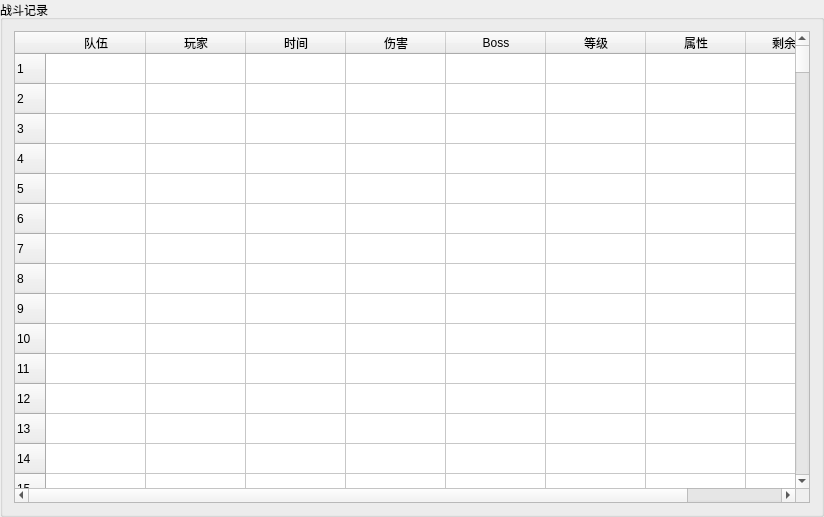
<?xml version="1.0" encoding="UTF-8"?>
<ui version="4.0">
 <class>GroupBox</class>
 <widget class="QGroupBox" name="GroupBox">
  <property name="geometry">
   <rect>
    <x>0</x>
    <y>0</y>
    <width>824</width>
    <height>517</height>
   </rect>
  </property>
  <property name="windowTitle">
   <string>GroupBox</string>
  </property>
  <property name="title">
   <string>战斗记录</string>
  </property>
  <layout class="QHBoxLayout" name="horizontalLayout">
   <item>
    <widget class="QTableWidget" name="table_battle_reports">
     <property name="rowCount">
      <number>1350</number>
     </property>
     <row/>
     <row/>
     <row/>
     <row/>
     <row/>
     <row/>
     <row/>
     <row/>
     <row/>
     <row/>
     <row/>
     <row/>
     <row/>
     <row/>
     <row/>
     <row/>
     <row/>
     <row/>
     <row/>
     <row/>
     <row/>
     <row/>
     <row/>
     <row/>
     <row/>
     <row/>
     <row/>
     <row/>
     <row/>
     <row/>
     <row/>
     <row/>
     <row/>
     <row/>
     <row/>
     <row/>
     <row/>
     <row/>
     <row/>
     <row/>
     <row/>
     <row/>
     <row/>
     <row/>
     <row/>
     <row/>
     <row/>
     <row/>
     <row/>
     <row/>
     <row/>
     <row/>
     <row/>
     <row/>
     <row/>
     <row/>
     <row/>
     <row/>
     <row/>
     <row/>
     <row/>
     <row/>
     <row/>
     <row/>
     <row/>
     <row/>
     <row/>
     <row/>
     <row/>
     <row/>
     <row/>
     <row/>
     <row/>
     <row/>
     <row/>
     <row/>
     <row/>
     <row/>
     <row/>
     <row/>
     <row/>
     <row/>
     <row/>
     <row/>
     <row/>
     <row/>
     <row/>
     <row/>
     <row/>
     <row/>
     <row/>
     <row/>
     <row/>
     <row/>
     <row/>
     <row/>
     <row/>
     <row/>
     <row/>
     <row/>
     <row/>
     <row/>
     <row/>
     <row/>
     <row/>
     <row/>
     <row/>
     <row/>
     <row/>
     <row/>
     <row/>
     <row/>
     <row/>
     <row/>
     <row/>
     <row/>
     <row/>
     <row/>
     <row/>
     <row/>
     <row/>
     <row/>
     <row/>
     <row/>
     <row/>
     <row/>
     <row/>
     <row/>
     <row/>
     <row/>
     <row/>
     <row/>
     <row/>
     <row/>
     <row/>
     <row/>
     <row/>
     <row/>
     <row/>
     <row/>
     <row/>
     <row/>
     <row/>
     <row/>
     <row/>
     <row/>
     <row/>
     <row/>
     <row/>
     <row/>
     <row/>
     <row/>
     <row/>
     <row/>
     <row/>
     <row/>
     <row/>
     <row/>
     <row/>
     <row/>
     <row/>
     <row/>
     <row/>
     <row/>
     <row/>
     <row/>
     <row/>
     <row/>
     <row/>
     <row/>
     <row/>
     <row/>
     <row/>
     <row/>
     <row/>
     <row/>
     <row/>
     <row/>
     <row/>
     <row/>
     <row/>
     <row/>
     <row/>
     <row/>
     <row/>
     <row/>
     <row/>
     <row/>
     <row/>
     <row/>
     <row/>
     <row/>
     <row/>
     <row/>
     <row/>
     <row/>
     <row/>
     <row/>
     <row/>
     <row/>
     <row/>
     <row/>
     <row/>
     <row/>
     <row/>
     <row/>
     <row/>
     <row/>
     <row/>
     <row/>
     <row/>
     <row/>
     <row/>
     <row/>
     <row/>
     <row/>
     <row/>
     <row/>
     <row/>
     <row/>
     <row/>
     <row/>
     <row/>
     <row/>
     <row/>
     <row/>
     <row/>
     <row/>
     <row/>
     <row/>
     <row/>
     <row/>
     <row/>
     <row/>
     <row/>
     <row/>
     <row/>
     <row/>
     <row/>
     <row/>
     <row/>
     <row/>
     <row/>
     <row/>
     <row/>
     <row/>
     <row/>
     <row/>
     <row/>
     <row/>
     <row/>
     <row/>
     <row/>
     <row/>
     <row/>
     <row/>
     <row/>
     <row/>
     <row/>
     <row/>
     <row/>
     <row/>
     <row/>
     <row/>
     <row/>
     <row/>
     <row/>
     <row/>
     <row/>
     <row/>
     <row/>
     <row/>
     <row/>
     <row/>
     <row/>
     <row/>
     <row/>
     <row/>
     <row/>
     <row/>
     <row/>
     <row/>
     <row/>
     <row/>
     <row/>
     <row/>
     <row/>
     <row/>
     <row/>
     <row/>
     <row/>
     <row/>
     <row/>
     <row/>
     <row/>
     <row/>
     <row/>
     <row/>
     <row/>
     <row/>
     <row/>
     <row/>
     <row/>
     <row/>
     <row/>
     <row/>
     <row/>
     <row/>
     <row/>
     <row/>
     <row/>
     <row/>
     <row/>
     <row/>
     <row/>
     <row/>
     <row/>
     <row/>
     <row/>
     <row/>
     <row/>
     <row/>
     <row/>
     <row/>
     <row/>
     <row/>
     <row/>
     <row/>
     <row/>
     <row/>
     <row/>
     <row/>
     <row/>
     <row/>
     <row/>
     <row/>
     <row/>
     <row/>
     <row/>
     <row/>
     <row/>
     <row/>
     <row/>
     <row/>
     <row/>
     <row/>
     <row/>
     <row/>
     <row/>
     <row/>
     <row/>
     <row/>
     <row/>
     <row/>
     <row/>
     <row/>
     <row/>
     <row/>
     <row/>
     <row/>
     <row/>
     <row/>
     <row/>
     <row/>
     <row/>
     <row/>
     <row/>
     <row/>
     <row/>
     <row/>
     <row/>
     <row/>
     <row/>
     <row/>
     <row/>
     <row/>
     <row/>
     <row/>
     <row/>
     <row/>
     <row/>
     <row/>
     <row/>
     <row/>
     <row/>
     <row/>
     <row/>
     <row/>
     <row/>
     <row/>
     <row/>
     <row/>
     <row/>
     <row/>
     <row/>
     <row/>
     <row/>
     <row/>
     <row/>
     <row/>
     <row/>
     <row/>
     <row/>
     <row/>
     <row/>
     <row/>
     <row/>
     <row/>
     <row/>
     <row/>
     <row/>
     <row/>
     <row/>
     <row/>
     <row/>
     <row/>
     <row/>
     <row/>
     <row/>
     <row/>
     <row/>
     <row/>
     <row/>
     <row/>
     <row/>
     <row/>
     <row/>
     <row/>
     <row/>
     <row/>
     <row/>
     <row/>
     <row/>
     <row/>
     <row/>
     <row/>
     <row/>
     <row/>
     <row/>
     <row/>
     <row/>
     <row/>
     <row/>
     <row/>
     <row/>
     <row/>
     <row/>
     <row/>
     <row/>
     <row/>
     <row/>
     <row/>
     <row/>
     <row/>
     <row/>
     <row/>
     <row/>
     <row/>
     <row/>
     <row/>
     <row/>
     <row/>
     <row/>
     <row/>
     <row/>
     <row/>
     <row/>
     <row/>
     <row/>
     <row/>
     <row/>
     <row/>
     <row/>
     <row/>
     <row/>
     <row/>
     <row/>
     <row/>
     <row/>
     <row/>
     <row/>
     <row/>
     <row/>
     <row/>
     <row/>
     <row/>
     <row/>
     <row/>
     <row/>
     <row/>
     <row/>
     <row/>
     <row/>
     <row/>
     <row/>
     <row/>
     <row/>
     <row/>
     <row/>
     <row/>
     <row/>
     <row/>
     <row/>
     <row/>
     <row/>
     <row/>
     <row/>
     <row/>
     <row/>
     <row/>
     <row/>
     <row/>
     <row/>
     <row/>
     <row/>
     <row/>
     <row/>
     <row/>
     <row/>
     <row/>
     <row/>
     <row/>
     <row/>
     <row/>
     <row/>
     <row/>
     <row/>
     <row/>
     <row/>
     <row/>
     <row/>
     <row/>
     <row/>
     <row/>
     <row/>
     <row/>
     <row/>
     <row/>
     <row/>
     <row/>
     <row/>
     <row/>
     <row/>
     <row/>
     <row/>
     <row/>
     <row/>
     <row/>
     <row/>
     <row/>
     <row/>
     <row/>
     <row/>
     <row/>
     <row/>
     <row/>
     <row/>
     <row/>
     <row/>
     <row/>
     <row/>
     <row/>
     <row/>
     <row/>
     <row/>
     <row/>
     <row/>
     <row/>
     <row/>
     <row/>
     <row/>
     <row/>
     <row/>
     <row/>
     <row/>
     <row/>
     <row/>
     <row/>
     <row/>
     <row/>
     <row/>
     <row/>
     <row/>
     <row/>
     <row/>
     <row/>
     <row/>
     <row/>
     <row/>
     <row/>
     <row/>
     <row/>
     <row/>
     <row/>
     <row/>
     <row/>
     <row/>
     <row/>
     <row/>
     <row/>
     <row/>
     <row/>
     <row/>
     <row/>
     <row/>
     <row/>
     <row/>
     <row/>
     <row/>
     <row/>
     <row/>
     <row/>
     <row/>
     <row/>
     <row/>
     <row/>
     <row/>
     <row/>
     <row/>
     <row/>
     <row/>
     <row/>
     <row/>
     <row/>
     <row/>
     <row/>
     <row/>
     <row/>
     <row/>
     <row/>
     <row/>
     <row/>
     <row/>
     <row/>
     <row/>
     <row/>
     <row/>
     <row/>
     <row/>
     <row/>
     <row/>
     <row/>
     <row/>
     <row/>
     <row/>
     <row/>
     <row/>
     <row/>
     <row/>
     <row/>
     <row/>
     <row/>
     <row/>
     <row/>
     <row/>
     <row/>
     <row/>
     <row/>
     <row/>
     <row/>
     <row/>
     <row/>
     <row/>
     <row/>
     <row/>
     <row/>
     <row/>
     <row/>
     <row/>
     <row/>
     <row/>
     <row/>
     <row/>
     <row/>
     <row/>
     <row/>
     <row/>
     <row/>
     <row/>
     <row/>
     <row/>
     <row/>
     <row/>
     <row/>
     <row/>
     <row/>
     <row/>
     <row/>
     <row/>
     <row/>
     <row/>
     <row/>
     <row/>
     <row/>
     <row/>
     <row/>
     <row/>
     <row/>
     <row/>
     <row/>
     <row/>
     <row/>
     <row/>
     <row/>
     <row/>
     <row/>
     <row/>
     <row/>
     <row/>
     <row/>
     <row/>
     <row/>
     <row/>
     <row/>
     <row/>
     <row/>
     <row/>
     <row/>
     <row/>
     <row/>
     <row/>
     <row/>
     <row/>
     <row/>
     <row/>
     <row/>
     <row/>
     <row/>
     <row/>
     <row/>
     <row/>
     <row/>
     <row/>
     <row/>
     <row/>
     <row/>
     <row/>
     <row/>
     <row/>
     <row/>
     <row/>
     <row/>
     <row/>
     <row/>
     <row/>
     <row/>
     <row/>
     <row/>
     <row/>
     <row/>
     <row/>
     <row/>
     <row/>
     <row/>
     <row/>
     <row/>
     <row/>
     <row/>
     <row/>
     <row/>
     <row/>
     <row/>
     <row/>
     <row/>
     <row/>
     <row/>
     <row/>
     <row/>
     <row/>
     <row/>
     <row/>
     <row/>
     <row/>
     <row/>
     <row/>
     <row/>
     <row/>
     <row/>
     <row/>
     <row/>
     <row/>
     <row/>
     <row/>
     <row/>
     <row/>
     <row/>
     <row/>
     <row/>
     <row/>
     <row/>
     <row/>
     <row/>
     <row/>
     <row/>
     <row/>
     <row/>
     <row/>
     <row/>
     <row/>
     <row/>
     <row/>
     <row/>
     <row/>
     <row/>
     <row/>
     <row/>
     <row/>
     <row/>
     <row/>
     <row/>
     <row/>
     <row/>
     <row/>
     <row/>
     <row/>
     <row/>
     <row/>
     <row/>
     <row/>
     <row/>
     <row/>
     <row/>
     <row/>
     <row/>
     <row/>
     <row/>
     <row/>
     <row/>
     <row/>
     <row/>
     <row/>
     <row/>
     <row/>
     <row/>
     <row/>
     <row/>
     <row/>
     <row/>
     <row/>
     <row/>
     <row/>
     <row/>
     <row/>
     <row/>
     <row/>
     <row/>
     <row/>
     <row/>
     <row/>
     <row/>
     <row/>
     <row/>
     <row/>
     <row/>
     <row/>
     <row/>
     <row/>
     <row/>
     <row/>
     <row/>
     <row/>
     <row/>
     <row/>
     <row/>
     <row/>
     <row/>
     <row/>
     <row/>
     <row/>
     <row/>
     <row/>
     <row/>
     <row/>
     <row/>
     <row/>
     <row/>
     <row/>
     <row/>
     <row/>
     <row/>
     <row/>
     <row/>
     <row/>
     <row/>
     <row/>
     <row/>
     <row/>
     <row/>
     <row/>
     <row/>
     <row/>
     <row/>
     <row/>
     <row/>
     <row/>
     <row/>
     <row/>
     <row/>
     <row/>
     <row/>
     <row/>
     <row/>
     <row/>
     <row/>
     <row/>
     <row/>
     <row/>
     <row/>
     <row/>
     <row/>
     <row/>
     <row/>
     <row/>
     <row/>
     <row/>
     <row/>
     <row/>
     <row/>
     <row/>
     <row/>
     <row/>
     <row/>
     <row/>
     <row/>
     <row/>
     <row/>
     <row/>
     <row/>
     <row/>
     <row/>
     <row/>
     <row/>
     <row/>
     <row/>
     <row/>
     <row/>
     <row/>
     <row/>
     <row/>
     <row/>
     <row/>
     <row/>
     <row/>
     <row/>
     <row/>
     <row/>
     <row/>
     <row/>
     <row/>
     <row/>
     <row/>
     <row/>
     <row/>
     <row/>
     <row/>
     <row/>
     <row/>
     <row/>
     <row/>
     <row/>
     <row/>
     <row/>
     <row/>
     <row/>
     <row/>
     <row/>
     <row/>
     <row/>
     <row/>
     <row/>
     <row/>
     <row/>
     <row/>
     <row/>
     <row/>
     <row/>
     <row/>
     <row/>
     <row/>
     <row/>
     <row/>
     <row/>
     <row/>
     <row/>
     <row/>
     <row/>
     <row/>
     <row/>
     <row/>
     <row/>
     <row/>
     <row/>
     <row/>
     <row/>
     <row/>
     <row/>
     <row/>
     <row/>
     <row/>
     <row/>
     <row/>
     <row/>
     <row/>
     <row/>
     <row/>
     <row/>
     <row/>
     <row/>
     <row/>
     <row/>
     <row/>
     <row/>
     <row/>
     <row/>
     <row/>
     <row/>
     <row/>
     <row/>
     <row/>
     <row/>
     <row/>
     <row/>
     <row/>
     <row/>
     <row/>
     <row/>
     <row/>
     <row/>
     <row/>
     <row/>
     <row/>
     <row/>
     <row/>
     <row/>
     <row/>
     <row/>
     <row/>
     <row/>
     <row/>
     <row/>
     <row/>
     <row/>
     <row/>
     <row/>
     <row/>
     <row/>
     <row/>
     <row/>
     <row/>
     <row/>
     <row/>
     <row/>
     <row/>
     <row/>
     <row/>
     <row/>
     <row/>
     <row/>
     <row/>
     <row/>
     <row/>
     <row/>
     <row/>
     <row/>
     <row/>
     <row/>
     <row/>
     <row/>
     <row/>
     <row/>
     <row/>
     <row/>
     <row/>
     <row/>
     <row/>
     <row/>
     <row/>
     <row/>
     <row/>
     <row/>
     <row/>
     <row/>
     <row/>
     <row/>
     <row/>
     <row/>
     <row/>
     <row/>
     <row/>
     <row/>
     <row/>
     <row/>
     <row/>
     <row/>
     <row/>
     <row/>
     <row/>
     <row/>
     <row/>
     <row/>
     <row/>
     <row/>
     <row/>
     <row/>
     <row/>
     <row/>
     <row/>
     <row/>
     <row/>
     <row/>
     <row/>
     <row/>
     <row/>
     <row/>
     <row/>
     <row/>
     <row/>
     <row/>
     <row/>
     <row/>
     <row/>
     <row/>
     <row/>
     <row/>
     <row/>
     <row/>
     <row/>
     <row/>
     <row/>
     <row/>
     <row/>
     <row/>
     <row/>
     <row/>
     <row/>
     <row/>
     <row/>
     <row/>
     <row/>
     <row/>
     <row/>
     <row/>
     <row/>
     <row/>
     <row/>
     <row/>
     <row/>
     <row/>
     <row/>
     <row/>
     <row/>
     <row/>
     <row/>
     <row/>
     <row/>
     <row/>
     <row/>
     <row/>
     <row/>
     <row/>
     <row/>
     <row/>
     <row/>
     <row/>
     <row/>
     <row/>
     <row/>
     <row/>
     <row/>
     <row/>
     <row/>
     <row/>
     <row/>
     <row/>
     <row/>
     <row/>
     <row/>
     <row/>
     <row/>
     <row/>
     <row/>
     <row/>
     <row/>
     <row/>
     <row/>
     <row/>
     <row/>
     <row/>
     <row/>
     <row/>
     <row/>
     <row/>
     <row/>
     <row/>
     <row/>
     <row/>
     <row/>
     <row/>
     <row/>
     <row/>
     <row/>
     <row/>
     <row/>
     <row/>
     <row/>
     <row/>
     <row/>
     <row/>
     <row/>
     <row/>
     <row/>
     <row/>
     <row/>
     <row/>
     <row/>
     <row/>
     <row/>
     <row/>
     <row/>
     <row/>
     <row/>
     <row/>
     <row/>
     <row/>
     <row/>
     <row/>
     <row/>
     <row/>
     <row/>
     <row/>
     <row/>
     <row/>
     <row/>
     <row/>
     <row/>
     <row/>
     <row/>
     <row/>
     <row/>
     <row/>
     <row/>
     <row/>
     <row/>
     <row/>
     <row/>
     <row/>
     <row/>
     <row/>
     <row/>
     <row/>
     <row/>
     <row/>
     <row/>
     <row/>
     <row/>
     <row/>
     <row/>
     <row/>
     <row/>
     <row/>
     <row/>
     <row/>
     <row/>
     <row/>
     <row/>
     <row/>
     <row/>
     <row/>
     <row/>
     <row/>
     <row/>
     <row/>
     <row/>
     <row/>
     <row/>
     <row/>
     <row/>
     <row/>
     <row/>
     <row/>
     <row/>
     <row/>
     <row/>
     <row/>
     <row/>
     <row/>
     <row/>
     <row/>
     <row/>
     <row/>
     <row/>
     <row/>
     <row/>
     <row/>
     <row/>
     <row/>
     <row/>
     <row/>
     <row/>
     <row/>
     <row/>
     <row/>
     <row/>
     <row/>
     <row/>
     <row/>
     <row/>
     <row/>
     <row/>
     <row/>
     <row/>
     <row/>
     <row/>
     <row/>
     <row/>
     <row/>
     <row/>
     <row/>
     <row/>
     <row/>
     <row/>
     <row/>
     <row/>
     <row/>
     <row/>
     <row/>
     <row/>
     <row/>
     <row/>
     <row/>
     <row/>
     <row/>
     <row/>
     <row/>
     <row/>
     <row/>
     <row/>
     <row/>
     <row/>
     <row/>
     <row/>
     <row/>
     <row/>
     <row/>
     <row/>
     <row/>
     <row/>
     <row/>
     <row/>
     <row/>
     <column>
      <property name="text">
       <string>队伍</string>
      </property>
     </column>
     <column>
      <property name="text">
       <string>玩家</string>
      </property>
     </column>
     <column>
      <property name="text">
       <string>时间</string>
      </property>
     </column>
     <column>
      <property name="text">
       <string>伤害</string>
      </property>
     </column>
     <column>
      <property name="text">
       <string>Boss</string>
      </property>
     </column>
     <column>
      <property name="text">
       <string>等级</string>
      </property>
     </column>
     <column>
      <property name="text">
       <string>属性</string>
      </property>
     </column>
     <column>
      <property name="text">
       <string>剩余生命</string>
      </property>
     </column>
    </widget>
   </item>
  </layout>
 </widget>
 <resources/>
 <connections/>
</ui>
